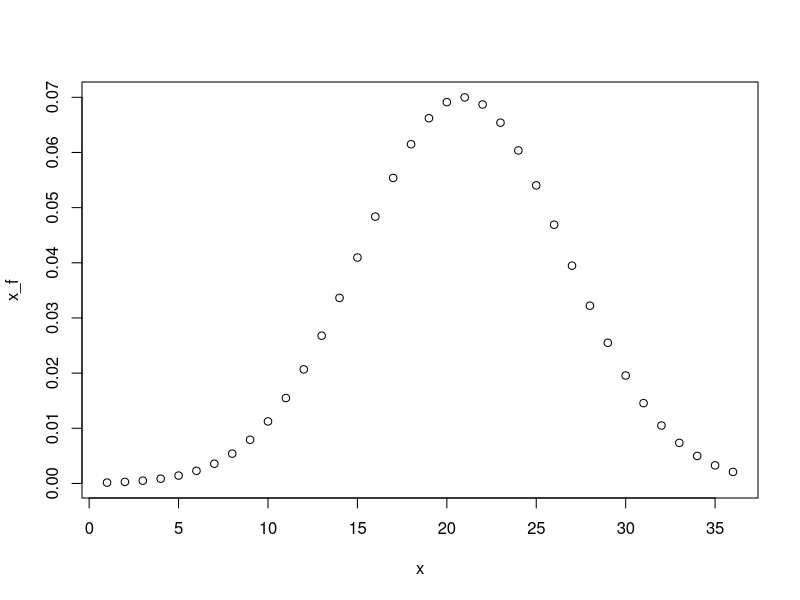

Reproduce this figure in R. (Note: this script raises an error after producing the figure.)
#config
    library(tidyverse)
    library(dslabs)
    set.seed(16, sample.kind = "Rounding")
    act_scores <- rnorm(10000,20.9,5.7)
    options(digits = 3)

#Question 1 - Mean of ACT to confirm generation (saved for functions)
    avg <- mean(act_scores)

#Question 2 - Standard Deviation (saved for functions)
    s <- sd(act_scores)

#Question 3 - # of perfect scores (<36)
    data.frame(act_scores = act_scores) %>%
        filter(act_scores >= 36) %>%
        nrow()

#Question 4 - Probability greater than 30
    1-pnorm(30, avg, s)

#Question 5 - Probability less than equal to 10
    pnorm(10, avg, s)

#Question 6 - plotting upto 36
    x <- seq(1:36)
    x_f <- dnorm(x,20.9,5.7)
    plot(x, x_f)

#Question 7 - create zscores probability of Z-score greater than 2
    act_zscores <- (act_scores-avg)/s
    zavg <- mean(act_zscores)
    zs <- sd(act_zscores)
    1-pnorm(2,zavg,zs)

#Question 8 - ACT score associate to 2 SDs above the mean
    avg+(2*s)

#Question 9 - 97.5th percentile of act_scores
    qnorm(0.975, avg,s)

#Question 10 - 4 PARTER: to create a CDF of ACT scores , min integer score for 0.95
    qnorm(0.05, avg,s)

#Question 11 - the actual 0.95 percentile score
    qnorm(0.95, avg,s)

#Question 12 - quantile for  26
    p <- seq(0.01,0.99,0.01)
    sample_quantities <- quantile(act_scores,probs = p)
    data.frame(filter(sample_quantities == 26))

#Question 13 - theoretical quantities and plot for Q-Q
    theoretical_quantities <- qnorm(p,20.9,5.7)
    plot(theoretical_quantities,sample_quantities)
